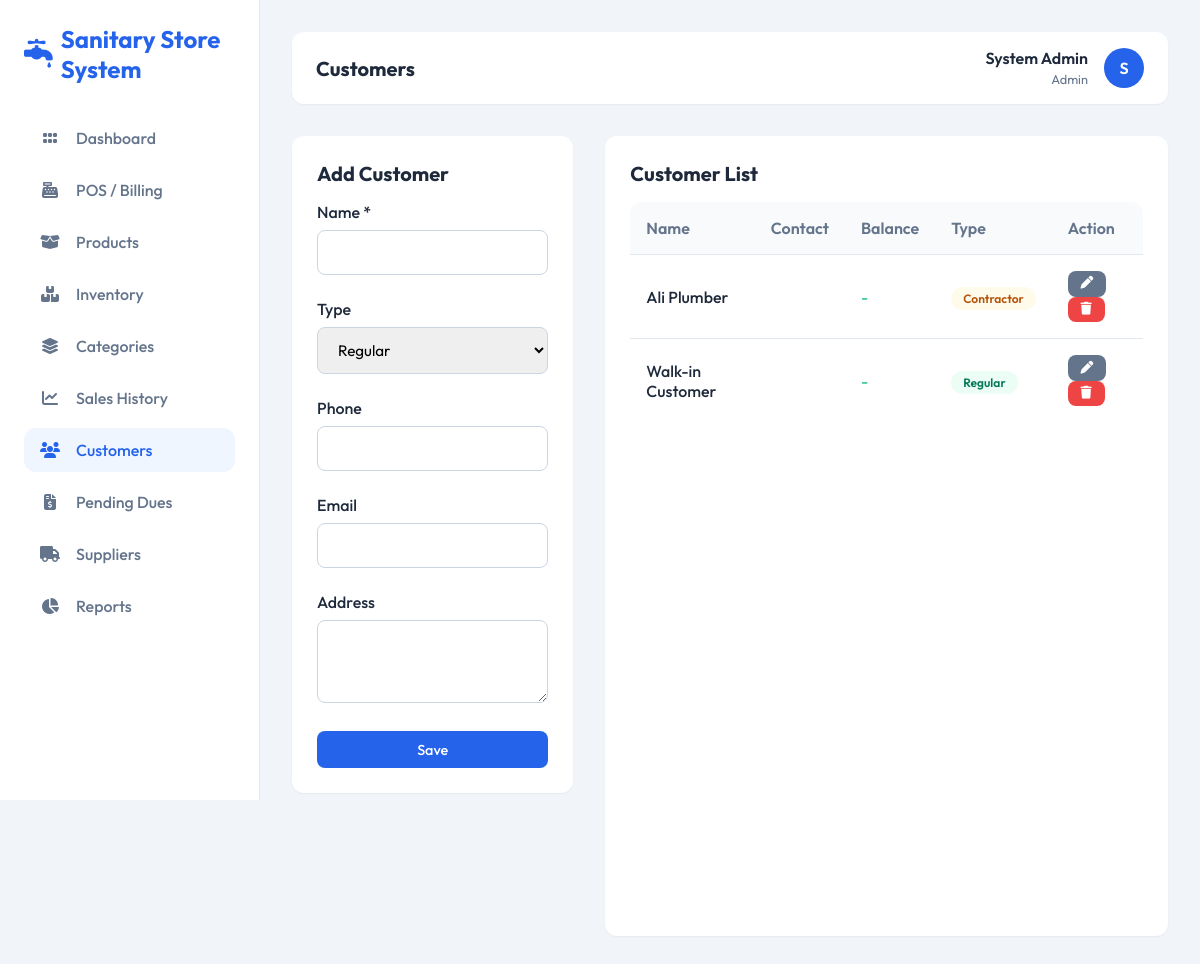
The page /customers.php on the database its author committed.
### tables this page shows
CREATE TABLE IF NOT EXISTS customers (
    id INT AUTO_INCREMENT PRIMARY KEY,
    name VARCHAR(100) NOT NULL,
    email VARCHAR(100),
    phone VARCHAR(20),
    address TEXT,
    type ENUM('regular', 'contractor') DEFAULT 'regular',
    balance DECIMAL(10, 2) DEFAULT 0,
    created_at TIMESTAMP DEFAULT CURRENT_TIMESTAMP
);

### customers.php (the view, shortened to what this page needs)
<?php
include 'includes/header.php';
$edit_id = $_GET['edit'] ?? null;
$customer_data = null;
$customers = $conn->query("SELECT * FROM customers ORDER BY id DESC");
?>
<div class="app-container" style="padding: 0;">
    <div style="display: grid; grid-template-columns: 1fr 2fr; gap: 2rem;">
        <div class="card" style="height: fit-content;">
            <h3 style="margin-bottom: 1rem; font-size: 1.25rem;"><?= $edit_id ? 'Edit Customer' : 'Add Customer' ?></h3>
            <form method="POST">
                <div class="form-group">
                    <label>Name *</label>
                    <input type="text" name="name" class="form-control" required value="<?= htmlspecialchars($customer_data['name'] ?? '') ?>">
                </div>
                <div class="form-group">
                    <label>Type</label>
                    <select name="type" class="form-control">
                        <option value="regular" <?= ($customer_data['type'] ?? '') == 'regular' ? 'selected' : '' ?>>Regular</option>
                    </select>
                </div>
                <div class="form-group">
                    <label>Phone</label>
                    <input type="text" name="phone" class="form-control" value="<?= htmlspecialchars($customer_data['phone'] ?? '') ?>">
                </div>
                <div class="form-group">
                    <label>Email</label>
                    <input type="email" name="email" class="form-control" value="<?= htmlspecialchars($customer_data['email'] ?? '') ?>">
                </div>
                <div class="form-group">
                    <label>Address</label>
                    <textarea name="address" class="form-control" rows="3"><?= htmlspecialchars($customer_data['address'] ?? '') ?></textarea>
                </div>
                <div style="display: flex; gap: 0.5rem;">
                    <button type="submit" class="btn btn-primary" style="flex: 1;">Save</button>
                </div>
            </form>
        </div>
        <div class="card">
            <h3 style="margin-bottom: 1rem; font-size: 1.25rem;">Customer List</h3>
            <div class="table-container" style="box-shadow: none; padding: 0;">
                <table>
                    <thead>
                        <tr>
                            <th>Name</th>
                            <th>Contact</th>
                            <th>Balance</th>
                            <th>Type</th>
                            <th>Action</th>
                        </tr>
                    </thead>
                    <tbody>
                        <?php while($row = $customers->fetch_assoc()): ?>
                        <tr>
                            <td>
                                <div style="font-weight: 500;"><?= htmlspecialchars($row['name']) ?></div>
                            </td>
                            <td>
                            </td>
                            <td>
                                <?php if ($row['balance'] > 0): ?>
                                    <span style="color: var(--danger-color); font-weight: 600;"><?= formatPrice($row['balance']) ?></span>
                                <?php else: ?>
                                    <span style="color: var(--success-color);">-</span>
                                <?php endif; ?>
                            </td>
                            <td>
                                <span class="badge <?= $row['type'] == 'contractor' ? 'badge-warning' : 'badge-success' ?>">
                                    <?= ucfirst($row['type']) ?>
                                </span>
                            </td>
                            <td>
                                <a href="customers.php?edit=<?= $row['id'] ?>" class="btn btn-secondary btn-sm"><i class="fa-solid fa-pen"></i></a>
                                <a href="customers.php?delete=<?= $row['id'] ?>" class="btn btn-danger btn-sm" onclick="return confirm('Delete customer?')"><i class="fa-solid fa-trash"></i></a>
                            </td>
                        </tr>
                        <?php endwhile; ?>
                    </tbody>
                </table>
            </div>
        </div>
    </div>
</div>
<?php include 'includes/footer.php'; ?>

### assets/css/style.css (style rules this page uses)
:root { --primary-color: #2563eb; --primary-dark: #1d4ed8; --secondary-color: #475569; --accent-color: #0ea5e9; --background-color: #f1f5f9; --card-bg: #ffffff; --text-color: #1e293b; --text-light: #64748b; --success-color: #10b981; --warning-color: #f59e0b; --danger-color: #ef4444; --border-radius: 12px; --sidebar-width: 260px; --header-height: 70px; --transition: all 0.3s ease; --shadow-sm: 0 1px 2px 0 rgb(0 0 0 / 0.05); --shadow-md: 0 4px 6px -1px rgb(0 0 0 / 0.1), 0 2px 4px -2px rgb(0 0 0 / 0.1); --shadow-lg: 0 10px 15px -3px rgb(0 0 0 / 0.1), 0 4px 6px -4px rgb(0 0 0 / 0.1); }
* { margin: 0; padding: 0; box-sizing: border-box; font-family: 'Outfit', sans-serif; }
body { background-color: var(--background-color); color: var(--text-color); min-height: 100vh; }
.app-container { display: flex; min-height: 100vh; }
.card { background: var(--card-bg); padding: 1.5rem; border-radius: var(--border-radius); box-shadow: var(--shadow-sm); transition: var(--transition); border: 1px solid transparent; }
.table-container { background: var(--card-bg); padding: 1.5rem; border-radius: var(--border-radius); box-shadow: var(--shadow-sm); overflow-x: auto; }
table { width: 100%; border-collapse: collapse; }
th, td { padding: 1rem; text-align: left; border-bottom: 1px solid #e2e8f0; }
th { font-weight: 600; color: var(--text-light); background: #f8fafc; }
tr:last-child td { border-bottom: none; }
.btn { display: inline-flex; align-items: center; justify-content: center; padding: 0.6rem 1.2rem; border-radius: 8px; border: none; cursor: pointer; font-weight: 500; transition: var(--transition); text-decoration: none; font-size: 0.9rem; gap: 0.5rem; }
.btn-primary { background: var(--primary-color); color: white; }
.btn-secondary { background: var(--text-light); color: white; }
.btn-danger { background: var(--danger-color); color: white; }
.btn-sm { padding: 0.4rem 0.8rem; font-size: 0.8rem; }
.form-group { margin-bottom: 1.5rem; }
.form-group label { display: block; margin-bottom: 0.5rem; font-weight: 500; color: var(--text-color); }
.form-control { width: 100%; padding: 0.75rem 1rem; border: 1px solid #cbd5e1; border-radius: 8px; font-size: 0.95rem; transition: var(--transition); }
.badge { padding: 0.25rem 0.75rem; border-radius: 9999px; font-size: 0.75rem; font-weight: 600; }
.badge-warning { background: #fffbeb; color: #b45309; }
.badge-success { background: #ecfdf5; color: #047857; }

### rows shown on the page
customers: name "Ali Plumber", type "Contractor"
customers: name "Walk-in Customer", type "Regular"

### other values the page prints
$page "Customers"
$_SESSION['username'] "System Admin"
$_SESSION['role'] "Admin"
substr($_SESSION['username'], 0, 1) "S"
